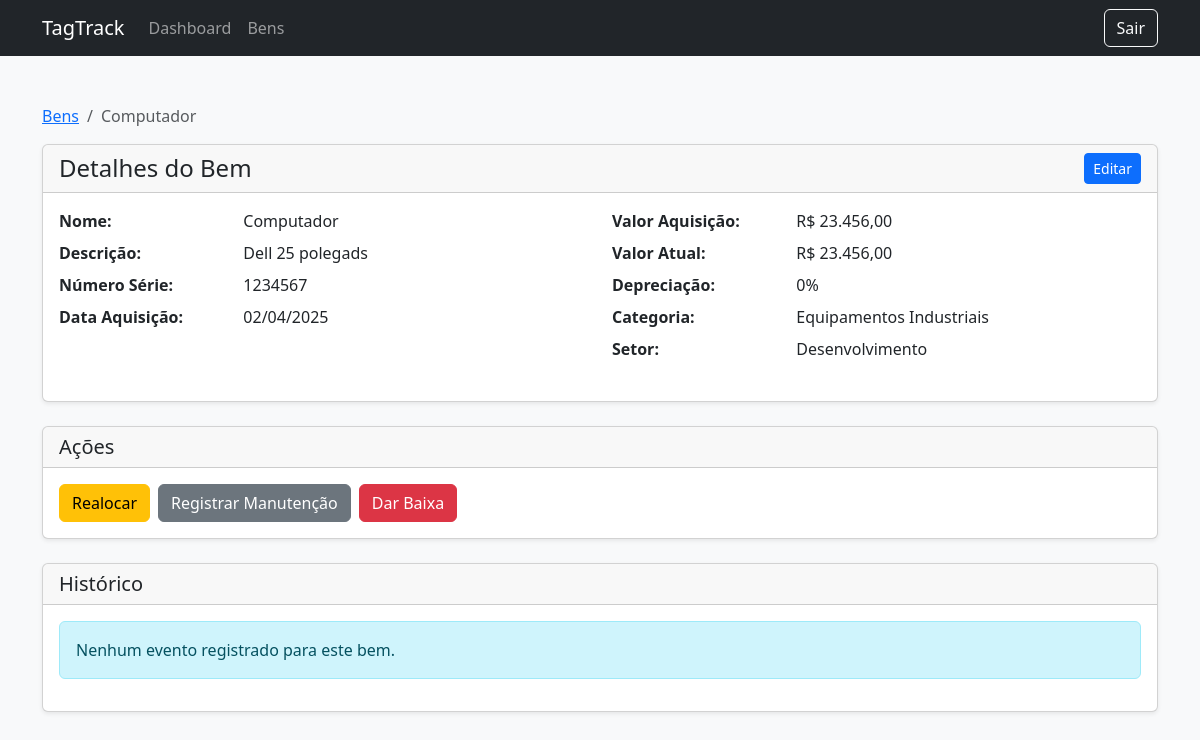
Page /Detalhes_Bem.php?id=1 on the committed database.
### tables this page shows
CREATE TABLE `bem` (
  `id_bem` bigint(20) UNSIGNED NOT NULL,
  `nome` varchar(255) NOT NULL,
  `descricao` text DEFAULT NULL,
  `numero_serie` varchar(100) DEFAULT NULL,
  `data_aquisicao` date DEFAULT NULL,
  `valor_aquisicao` decimal(12,2) DEFAULT NULL,
  `vida_util` float DEFAULT NULL,
  `data_adicao` date DEFAULT curdate(),
  `condicao` varchar(100) DEFAULT NULL,
  `porcentagem_depreciacao` float DEFAULT NULL,
  `id_categoria` bigint(20) UNSIGNED DEFAULT NULL,
  `id_setor` bigint(20) UNSIGNED DEFAULT NULL,
  `id_usuario` bigint(20) UNSIGNED DEFAULT NULL
);

CREATE TABLE `categoria` (
  `id_categoria` bigint(20) UNSIGNED NOT NULL,
  `nome` varchar(100) NOT NULL,
  `descricao` text DEFAULT NULL
);

CREATE TABLE `setor` (
  `id_setor` bigint(20) UNSIGNED NOT NULL,
  `nome` varchar(150) NOT NULL,
  `descricao` text DEFAULT NULL,
  `capacidade` int(11) DEFAULT NULL,
  `id_departamento` bigint(20) UNSIGNED NOT NULL
);

### detalhes_bem.php (the view, shortened to what this page needs)
<?php
require_once 'config.php';
$idBem = $_GET['id'];
try {
    $stmtBem = $pdo->prepare("
        SELECT b.*,
               c.nome AS categoria_nome,
               s.nome AS setor_nome,
               u.nome AS usuario_nome
        FROM bem b
        LEFT JOIN categoria c ON b.id_categoria = c.id_categoria
        LEFT JOIN setor s ON b.id_setor = s.id_setor
        LEFT JOIN usuario u ON b.id_usuario = u.id_usuario
        WHERE b.id_bem = ?
    ");
    $stmtBem->execute([$idBem]);
    $bem = $stmtBem->fetch();
    $valorAtual = $bem['valor_aquisicao'];
    $stmtHistorico = $pdo->prepare("
        SELECT h.*, u.nome AS operador
        FROM historico h
        LEFT JOIN usuario u ON h.id_usuario = u.id_usuario
        WHERE h.id_bem = ?
        ORDER BY h.data_evento DESC
    ");
    $stmtHistorico->execute([$idBem]);
    $historico = $stmtHistorico->fetchAll();
} catch (Exception $e) {
    die("Erro: " . $e->getMessage());
}
?>
<!DOCTYPE html>
<html lang="pt-br">
<head>
    <link href="https://cdn.jsdelivr.net/npm/bootstrap@5.3.2/dist/css/bootstrap.min.css" rel="stylesheet">
</head>
<body class="bg-light">
    <nav class="navbar navbar-expand-lg navbar-dark bg-dark">
        <div class="container">
            <a class="navbar-brand" href="#">TagTrack</a>
            <div class="collapse navbar-collapse">
                <ul class="navbar-nav me-auto">
                    <li class="nav-item">
                        <a class="nav-link" href="dashboard.php">Dashboard</a>
                    </li>
                    <li class="nav-item">
                        <a class="nav-link" href="bens.php">Bens</a>
                    </li>
                </ul>
                <a href="logout.php" class="btn btn-outline-light">Sair</a>
            </div>
        </div>
    </nav>
    <div class="container py-5">
        <nav aria-label="breadcrumb">
            <ol class="breadcrumb">
                <li class="breadcrumb-item"><a href="bens.php">Bens</a></li>
                <li class="breadcrumb-item active" aria-current="page"><?= htmlspecialchars($bem['nome']) ?></li>
            </ol>
        </nav>
        <div class="card shadow-sm mb-4">
            <div class="card-header d-flex justify-content-between align-items-center">
                <h4 class="mb-0">Detalhes do Bem</h4>
                <div class="btn-group">
                    <a href="editar-bem.php?id=<?= $idBem ?>" class="btn btn-primary btn-sm">
                        <i class="bi bi-pencil"></i> Editar
                    </a>
                </div>
            </div>
            <div class="card-body">
                <div class="row">
                    <div class="col-md-6">
                        <dl class="row">
                            <dt class="col-sm-4">Nome:</dt>
                            <dd class="col-sm-8"><?= htmlspecialchars($bem['nome']) ?></dd>
                            <dt class="col-sm-4">Descrição:</dt>
                            <dd class="col-sm-8"><?= htmlspecialchars($bem['descricao']) ?? 'N/A' ?></dd>
                            <dt class="col-sm-4">Número Série:</dt>
                            <dd class="col-sm-8"><?= htmlspecialchars($bem['numero_serie']) ?? 'N/A' ?></dd>
                            <dt class="col-sm-4">Data Aquisição:</dt>
                            <dd class="col-sm-8"><?= date('d/m/Y', strtotime($bem['data_aquisicao'])) ?></dd>
                        </dl>
                    </div>
                    <div class="col-md-6">
                        <dl class="row">
                            <dt class="col-sm-4">Valor Aquisição:</dt>
                            <dd class="col-sm-8">R$ <?= number_format($bem['valor_aquisicao'], 2, ',', '.') ?></dd>
                            <dt class="col-sm-4">Valor Atual:</dt>
                            <dd class="col-sm-8">R$ <?= number_format($valorAtual, 2, ',', '.') ?></dd>
                            <dt class="col-sm-4">Depreciação:</dt>
                            <dd class="col-sm-8"><?= $bem['porcentagem_depreciacao'] ?? 0 ?>%</dd>
                            <dt class="col-sm-4">Categoria:</dt>
                            <dd class="col-sm-8"><?= htmlspecialchars($bem['categoria_nome']) ?? 'N/A' ?></dd>
                            <dt class="col-sm-4">Setor:</dt>
                            <dd class="col-sm-8"><?= htmlspecialchars($bem['setor_nome']) ?? 'N/A' ?></dd>
                        </dl>
                    </div>
                </div>
            </div>
        </div>
        <div class="card shadow-sm mb-4">
            <div class="card-header">
                <h5 class="mb-0">Ações</h5>
            </div>
            <div class="card-body">
                <div class="d-flex gap-2 flex-wrap">
                    <a href="realocar-bem.php?id=<?= $idBem ?>" class="btn btn-warning">
                        <i class="bi bi-arrow-repeat"></i> Realocar
                    </a>
                    <a href="manutencao.php?id=<?= $idBem ?>" class="btn btn-secondary">
                        <i class="bi bi-tools"></i> Registrar Manutenção
                    </a>
                    <a href="baixa.php?id=<?= $idBem ?>" class="btn btn-danger">
                        <i class="bi bi-x-circle"></i> Dar Baixa
                    </a>
                </div>
            </div>
        </div>
        <div class="card shadow-sm">
            <div class="card-header">
                <h5 class="mb-0">Histórico</h5>
            </div>
            <div class="card-body">
                <?php if (!empty($historico)): ?>
                    <div class="table-responsive">
                        <table class="table table-hover">
                            <thead>
                                <tr>
                                    <th>Data</th>
                                    <th>Tipo</th>
                                    <th>Descrição</th>
                                    <th>Operador</th>
                                </tr>
                            </thead>
                            <tbody>
                                <?php foreach ($historico as $evento): ?>
                                    <tr>
                                        <td><?= date('d/m/Y H:i', strtotime($evento['data_evento'])) ?></td>
                                        <td><?= htmlspecialchars($evento['tipo_evento']) ?></td>
                                        <td><?= htmlspecialchars($evento['descricao']) ?></td>
                                        <td><?= htmlspecialchars($evento['operador']) ?? 'Sistema' ?></td>
                                    </tr>
                                <?php endforeach; ?>
                            </tbody>
                        </table>
                    </div>
                <?php else: ?>
                    <div class="alert alert-info">Nenhum evento registrado para este bem.</div>
                <?php endif; ?>
            </div>
        </div>
    </div>
</body>
</html>

### rows in the picture
bem: nome "Computador", descricao "Dell 25 polegads", numero_serie "1234567", data_aquisicao "02/04/2025", valor_aquisicao "23.456,00", porcentagem_depreciacao "0", id_categoria.nome "Equipamentos Industriais", id_setor.nome "Desenvolvimento"
